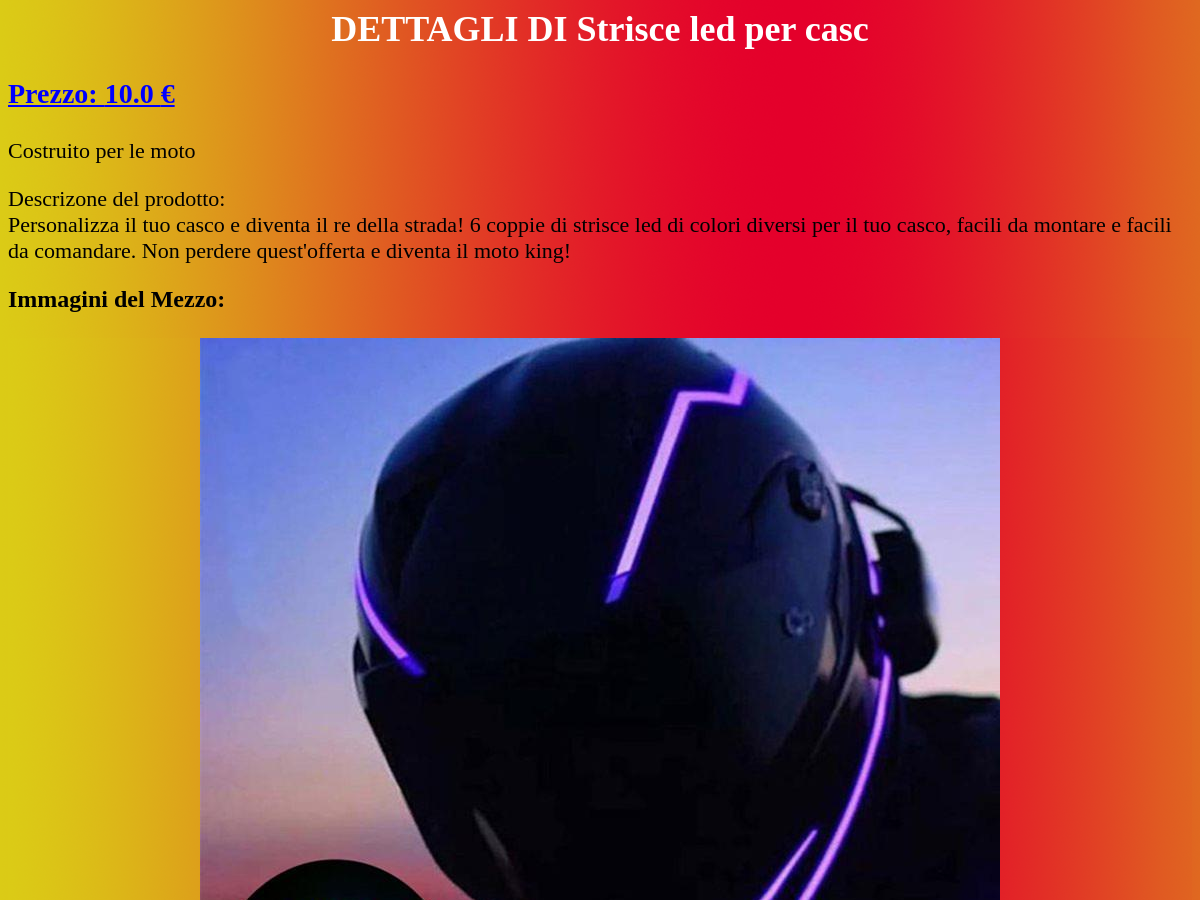
The page /gestione/accessorio/1/ (upper part) on the database as committed earlier.
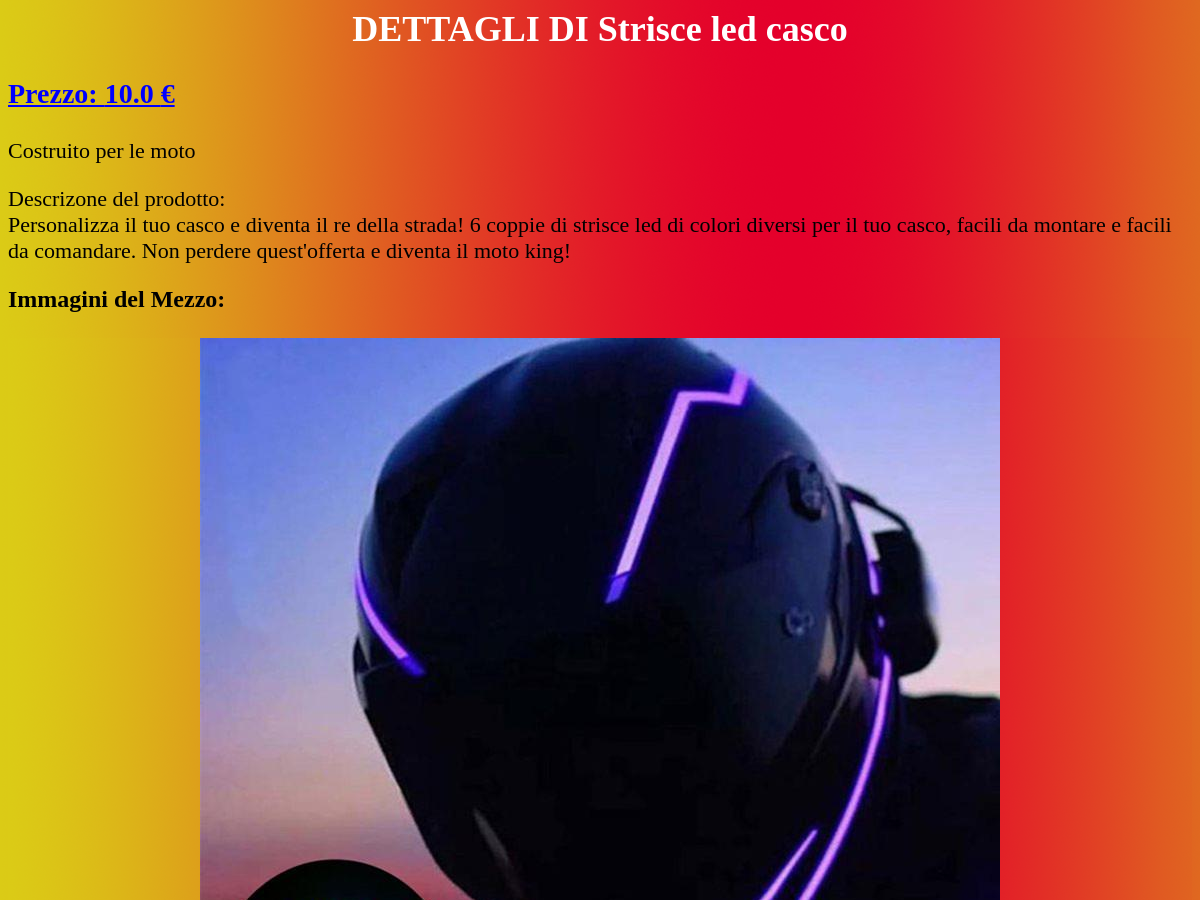
The same page on the database as committed later.
### gestione/models.py (models this page shows)
class Accessorio(Model):
    per_moto = models.BooleanField()
    nome = models.CharField(max_length=20)
    descrizione = models.TextField(max_length=500)
    prezzo = models.FloatField()
    venditore = models.ForeignKey(to=Venditore, on_delete=models.CASCADE, unique=False)
    class Meta:
        verbose_name_plural = "Accessori"

### gestione/views.py (the view)
# urls.py: path('accessorio/<int:pk>/', AccDetailView.as_view(), name='acc-detail'),
class AccDetailView(DetailView):
    model = Accessorio
    template_name = "gestione/dettagliAcc.html"
    def get_context_data(self, **kwargs):
        context = super().get_context_data(**kwargs)
        context['immagini_acc'] = ImmaginiAccessorio.objects.filter(acc_id_id=self.object.id)
        context['venditore'] = self.object.venditore
        return context

### gestione/templates/gestione/dettagliAcc.html (shortened to what this page needs)
{% extends 'gestione/common.html' %}
{%block head%}
    {%load humanize%}
    {%load static%}
{% endblock %}
{% block content %}
<div class="content">
    <h1 style="color: white; font-size:36" align="center">
        DETTAGLI DI {{ object.nome }}
    </h1>
    <p style="font-size: 28; font-weight: bold; color: blue"><u>Prezzo: {{ object.prezzo|intcomma }} €</u></p>
    {%if object.per_moto %}
        <p style="font-size: 22;">
            Costruito per le moto
        </p>
    {% else %}
        <p style="font-size: 22;">
            Costruito per le mmacchine
        </p>
    {% endif %}
    <p  style="font-size: 22;">Descrizone del prodotto: <br/> {{ object.descrizione }}</p>
    <h2>Immagini del Mezzo:</h2>
    {% for immagine in immagini_acc %}
        <div align="center">
            <img src="{{ immagine.foto1.url }}" alt="Immagine Mezzo"  />
        </div>
    {% endfor %}
</div>
{% endblock %}

Rows that differ between the two databases and show on the page:
changed Accessorio: nome "Strisce led per casc" → "Strisce led casco"
